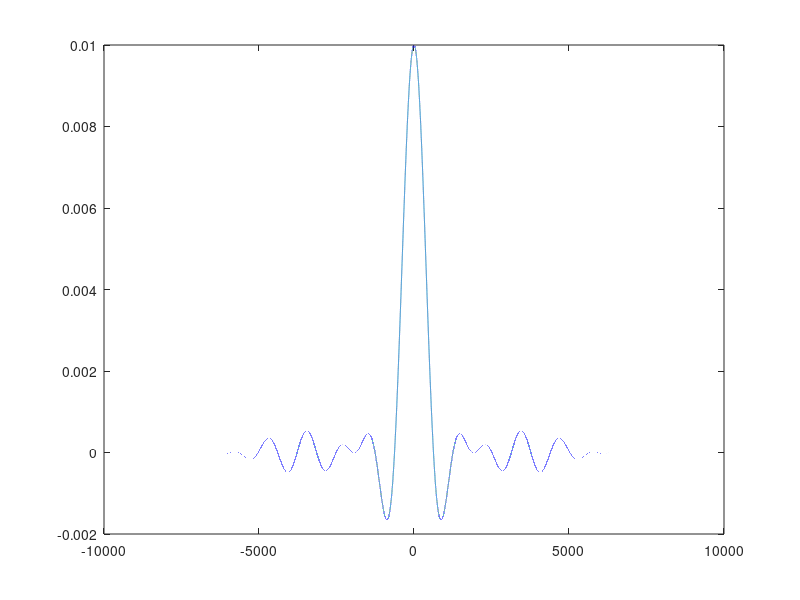
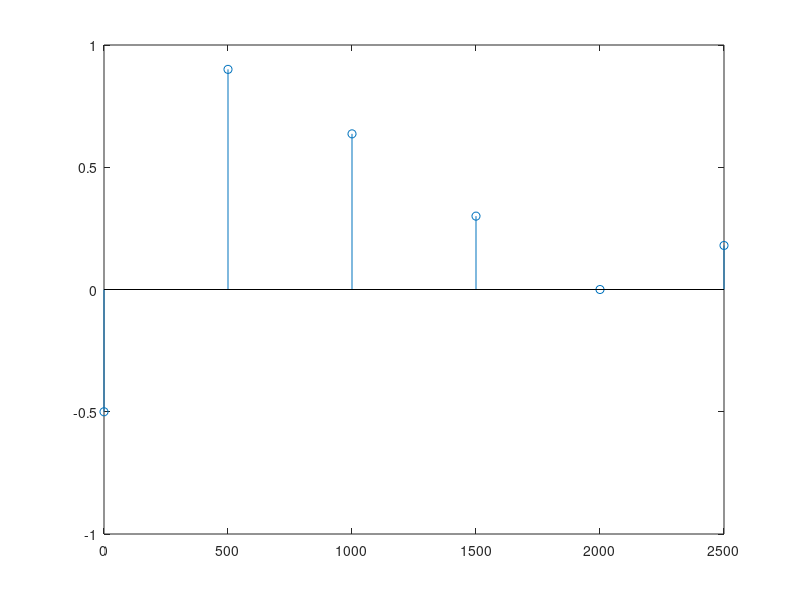
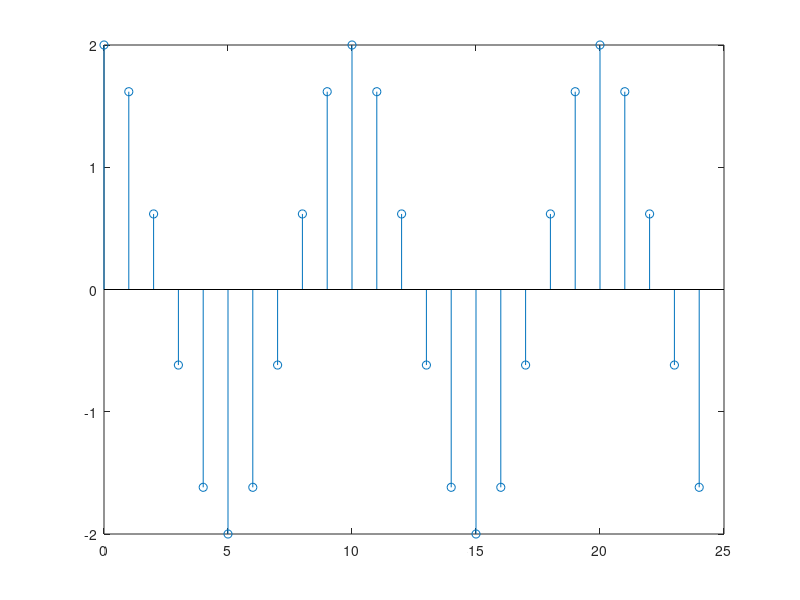

The MATLAB source for these figures, in order: (Note: this script raises an error after producing the figures.)
clear
clc

% Problem 1
FMAX1_1 = 2000;
N1 = 2 * FMAX1_1;

FMAX1_2 = 1000;
N2 = 2 * FMAX1_2;

h3 = 1;
a3 = 10E-3;
f3 = -1000:0.01:1000;
w3 = 2*pi*f3;
x3 = h3*a3 .* sinc(f3*a3) .* exp(-1j*f3*a3*.5);

figure();
grid on;
plot(w3,x3);

n4 = 1:5;
T04 = 2E-3;
PW4 = 0.5E-3;
f04 = 1/T04;
f = n4*f04;
f = [0 f];
w0 = 2*pi*f04;
d4 = PW4/T04;
A4 = 2;

x4 = d4*A4 .* sinc(n4*d4) .* exp(-1i*pi*n4*d4);
x04 = (1/T04)*((A4/2)*(T04*d4) + (-1*((A4/2)*(T04) - (A4/2)*(T04*d4))));
Cn4 = 2 * abs(x4);
Cn4 = [x04, Cn4];

figure();
stem(f, Cn4);

% Problem 2
Fs2 = 10000;
Ts2 = 1/Fs2;
FMAX2 = 1000;
n2 = 0:24;
t2 = n2*Ts2;
xn2 = 2 .* cos(2 * pi * FMAX2 * t2);

figure();
stem(n2, xn2);

% Problem 3
Fs3 = 10000;
Ts3 = 1/Fs3;
FMAX3 = 1000;
T03 = 1/FMAX3;
t3 = -T03:T03/10:T03;
xt3 = 5 .* cos(2 * pi * FMAX3 * t3);
n3 = -10:10;
pt3 = stepfun(t3, n3*Ts3);
xs3 = xt3 .* pt3;
Fc3 = 4999;
[b,a] = butter(2, Fc3/(Fs3/2));
yt3 = filter(b,a,xs3);

figure();
hold on
grid on
plot(xt3);
stem(pt3);
stem(xs3);
plot(yt3);
hold off